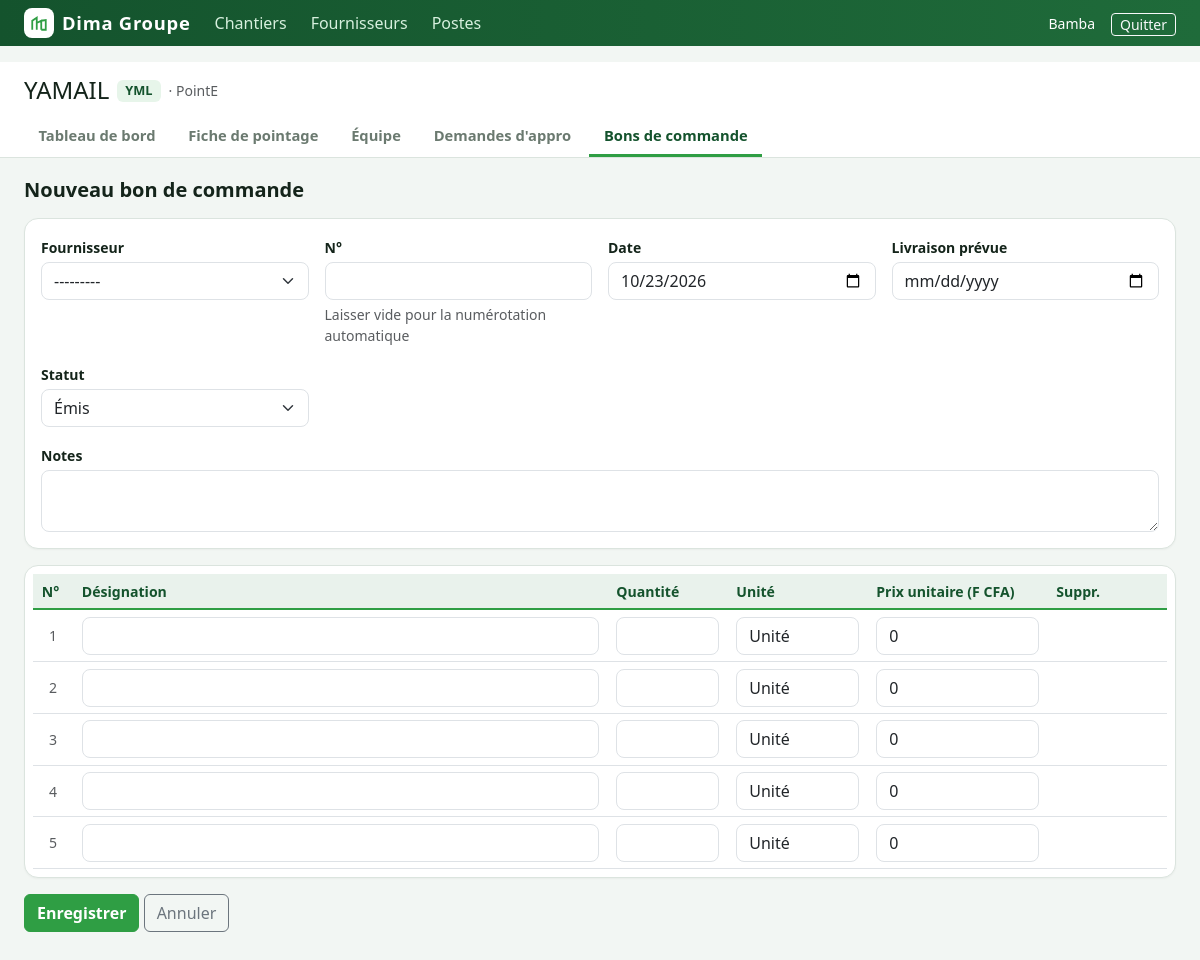
The page /pointage/chantier/1/bons/nouveau/ (signed in) on the database its author committed.
### pointage/models.py (models this page shows, shortened)
class Chantier(models.Model):
    JOURS = [(0, "Lundi"), (1, "Mardi"), (2, "Mercredi"), (3, "Jeudi"), (4, "Vendredi"),
             (5, "Samedi"), (6, "Dimanche")]
    nom = models.CharField(max_length=200, help_text="Ex. : YAMAIL")
    code = models.CharField(max_length=10, unique=True, help_text="Préfixe des numéros. Ex. : YML")
    site = models.CharField("Site", max_length=200, blank=True, help_text="Ex. : Point E")
    client = models.CharField(max_length=200, blank=True)
    chef_projet = models.CharField("Chef de projet", max_length=150, blank=True)
    debut_semaine = models.PositiveSmallIntegerField(
        "La semaine de pointage commence le", choices=JOURS, default=5)
    actif = models.BooleanField(default=True)
    created_at = models.DateTimeField(auto_now_add=True)
    class Meta:
        ordering = ["-actif", "nom"]

### pointage/views.py (the view)
# urls.py: path("chantier/<int:chantier_pk>/bons/nouveau/", v.bon_edit, name="bon_create"),
@login_required
def bon_edit(request, chantier_pk=None, pk=None):
    if pk:
        bon = get_object_or_404(m.BonCommande, pk=pk)
        ch = bon.chantier
    else:
        ch = _chantier(chantier_pk)
        bon = m.BonCommande(chantier=ch)
    form = forms.BonForm(request.POST or None, instance=bon, chantier=ch)
    formset = forms.LigneBCFormSet(request.POST or None, instance=bon)
    if request.method == "POST" and form.is_valid() and formset.is_valid():
        with transaction.atomic():
            form.save()
            formset.instance = form.instance
            formset.save()
        return redirect(form.instance)
    return render(request, "pointage/bon_form.html", {
        "ch": ch, "form": form, "formset": formset, "bon": bon if pk else None,
        "suggestions": _suggestions(ch),
        "title": f"Modifier {bon.numero}" if pk else "Nouveau bon de commande"})

### pointage/forms.py
class BonForm(_NumeroMixin, BS, forms.ModelForm):
    class Meta:
        model = m.BonCommande
        fields = ["fournisseur", "sequence", "date", "date_livraison_prevue", "statut", "notes"]
        widgets = {"date": _date(), "date_livraison_prevue": _date(), "notes": forms.Textarea(attrs={"rows": 2})}

### pointage/templatetags/pointage_tags.py (called while the page is built)
@register.simple_tag
def entreprise():
    return getattr(settings, "POINTAGE_ENTREPRISE", "Dima Groupe")

@register.simple_tag
def unites():
    return UNITES

### pointage/views.py (called while the page is built)
def _chantier(pk):
    return get_object_or_404(m.Chantier, pk=pk)

def _suggestions(ch):
    designations = set(m.LigneAppro.objects.filter(demande__chantier=ch).values_list("designation", flat=True))
    designations |= set(m.LigneBC.objects.filter(bon__chantier=ch).values_list("designation", flat=True))
    return sorted(designations, key=str.lower)

### pointage/templates/pointage/bon_form.html (shortened to what this page needs)
{% extends "pointage/base.html" %}
{% block content %}
<h2 class="h5 fw-bold mb-3">{{ title }}</h2>
<form method="post">
  <div class="card-soft p-3 mb-3"><div class="row g-3">
    {% for f in form %}<div class="col-md-{% if f.name == 'notes' %}12{% else %}3{% endif %}">
      <label class="form-label small fw-semibold mb-1">{{ f.label }}</label>{{ f }}
      {% if f.help_text %}<div class="form-text">{{ f.help_text }}</div>{% endif %}
      {% for e in f.errors %}<div class="text-danger small">{{ e }}</div>{% endfor %}</div>{% endfor %}
  </div></div>
  <div class="card-soft p-2 mb-3"><table class="table table-sm grid mb-0">
    <thead><tr><th style="width:40px">N°</th><th>Désignation</th><th style="width:120px">Quantité</th><th style="width:140px">Unité</th>
      <th style="width:180px">Prix unitaire (F CFA)</th><th>Suppr.</th></tr></thead>
    {% for fm in formset %}<tr>{% for h in fm.hidden_fields %}{{ h }}{% endfor %}
      <td class="text-center text-muted">{{ forloop.counter }}</td>
      <td>{{ fm.designation }}{% for e in fm.designation.errors %}<div class="text-danger small">{{ e }}</div>{% endfor %}</td>
      <td>{{ fm.quantite }}{% for e in fm.quantite.errors %}<div class="text-danger small">{{ e }}</div>{% endfor %}</td>
      <td>{{ fm.unite }}</td><td>{{ fm.prix_unitaire }}</td>
      <td class="text-center">{% if fm.instance.pk %}{{ fm.DELETE }}{% endif %}</td></tr>{% endfor %}
  </table></div>
  <button class="btn btn-brand">Enregistrer</button>
  <a class="btn btn-outline-secondary" href="{% if bon %}{{ bon.get_absolute_url }}{% else %}{% url 'pointage:bon_list' ch.pk %}{% endif %}">Annuler</a>
</form>
{% endblock %}

### pointage/templates/pointage/base.html (shortened to what this page needs)
{% load static pointage_tags %}<!doctype html>
<html lang="fr">
<head>
  <link href="https://cdn.jsdelivr.net/npm/bootstrap@5.3.3/dist/css/bootstrap.min.css" rel="stylesheet">
  <link href="{% static 'pointage/pointage.css' %}" rel="stylesheet">
</head>
<body>
{% with u=request.resolver_match.url_name %}
<nav class="topbar no-print">
  <div class="d-flex align-items-center gap-4 px-4 py-2 flex-wrap">
    <a class="brand" href="{% url 'pointage:home' %}">
      <span class="mark"><svg width="18" height="18" viewBox="0 0 24 24" fill="none" stroke="#2f9e44" stroke-width="2.4"><path d="M3 21V9l6-4v16M9 21V12l6-3v12M15 21h6V8l-6 1"/></svg></span>
      {% entreprise %}
    </a>
    <a href="{% url 'pointage:home' %}" class="{% if u == 'home' %}active{% endif %}">Chantiers</a>
    <a href="{% url 'pointage:fournisseur_list' %}" class="{% if 'fournisseur' in u %}active{% endif %}">Fournisseurs</a>
    <a href="{% url 'pointage:poste_list' %}" class="{% if 'poste' in u %}active{% endif %}">Postes</a>
    <span class="ms-auto d-flex align-items-center gap-3">
      {% if user.is_authenticated %}
      <span class="small">{{ user.get_full_name|default:user.username }}</span>
      <form method="post" action="{% url 'pointage:logout' %}" class="m-0">{% csrf_token %}
        <button class="btn btn-sm btn-outline-light py-0">Quitter</button></form>
      {% endif %}
    </span>
  </div>
</nav>
<main class="px-4 pb-5 pt-3" style="max-width:1500px;margin:auto">
  {% if ch %}
  <div class="chantier-head no-print">
    <div class="d-flex align-items-center gap-2 flex-wrap">
      <h1 class="h4 mb-0">{{ ch.nom }}</h1><span class="code">{{ ch.code }}</span>
      {% if ch.site %}<span class="text-muted small">· {{ ch.site }}</span>{% endif %}
    </div>
    <div class="tabs-ch">
      <a href="{% url 'pointage:dashboard' ch.pk %}" class="{% if u == 'dashboard' %}active{% endif %}">Tableau de bord</a>
      <a href="{% url 'pointage:pointage_semaine' ch.pk %}" class="{% if u == 'pointage_semaine' %}active{% endif %}">Fiche de pointage</a>
      <a href="{% url 'pointage:equipe' ch.pk %}" class="{% if u == 'equipe' or 'ouvrier' in u %}active{% endif %}">Équipe</a>
      <a href="{% url 'pointage:demande_list' ch.pk %}" class="{% if 'demande' in u %}active{% endif %}">Demandes d'appro</a>
      <a href="{% url 'pointage:bon_list' ch.pk %}" class="{% if 'bon' in u or u == 'livraison' %}active{% endif %}">Bons de commande</a>
    </div>
  </div>
  {% endif %}
  {% block content %}{% endblock %}
</main>
{% endwith %}
</body>
</html>

### pointage/static/pointage/pointage.css (style rules this page uses)
:root { --brand: #2f9e44; --brand-dark: #14532d; --brand-soft: #e7f5ea; --ink: #14241a; --muted: #6b7a70; --bg: #f2f6f3; --line: #dbe4de; --warn: #f59f00; --danger: #d9480f; }
body { background: var(--bg); color: var(--ink); font-family: "Segoe UI", system-ui, -apple-system, Roboto, sans-serif; }
a { color: var(--brand-dark); }
.btn-brand { background: var(--brand); border-color: var(--brand); color: #fff; font-weight: 600; }
.topbar { background: linear-gradient(90deg, var(--brand-dark), #1f6b3a); color: #fff; }
.topbar a { color: #d7f0de; text-decoration: none; }
.brand { font-weight: 800; letter-spacing: .04em; font-size: 1.15rem; color: #fff !important; display: flex; align-items: center; gap: .5rem; }
.brand .mark { width: 30px; height: 30px; border-radius: 8px; background: #fff; display: grid; place-items: center; }
.chantier-head { background: #fff; border-bottom: 1px solid var(--line); margin: 0 -1.5rem 1.25rem; padding: .9rem 1.5rem 0; }
.chantier-head .code { background: var(--brand-soft); color: var(--brand-dark); font-weight: 700; border-radius: 6px; padding: .1rem .5rem; font-size: .8rem; }
.tabs-ch { display: flex; gap: .25rem; flex-wrap: wrap; margin-top: .6rem; }
.tabs-ch a { padding: .55rem .9rem; border-bottom: 3px solid transparent; text-decoration: none; color: var(--muted); font-weight: 600; font-size: .92rem; }
.tabs-ch a.active { color: var(--brand-dark); border-color: var(--brand); }
.card-soft { background: #fff; border: 1px solid var(--line); border-radius: 14px; box-shadow: 0 1px 2px rgba(20,36,26,.04); }
.grid { background: #fff; }
.grid th, .grid td { font-size: .88rem; padding: .4rem .55rem; vertical-align: middle; }
.grid thead th { background: #e9f2ec; color: var(--brand-dark); font-weight: 700; border-bottom: 2px solid var(--brand); }
.form-control, .form-select { border-radius: 8px; }

### rows shown on the page
Chantier: nom "YAMAIL", code "YML", site "PointE"

### other values the page prints
{{ user.get_full_name|default:user.username }} "Bamba"
{{ title }} "Nouveau bon de commande"
{{ f.label }} "Fournisseur" "N°" "Date" "Livraison prévue" "Statut" "Notes"
{{ f.help_text }} "Laisser vide pour la numérotation automatique"
